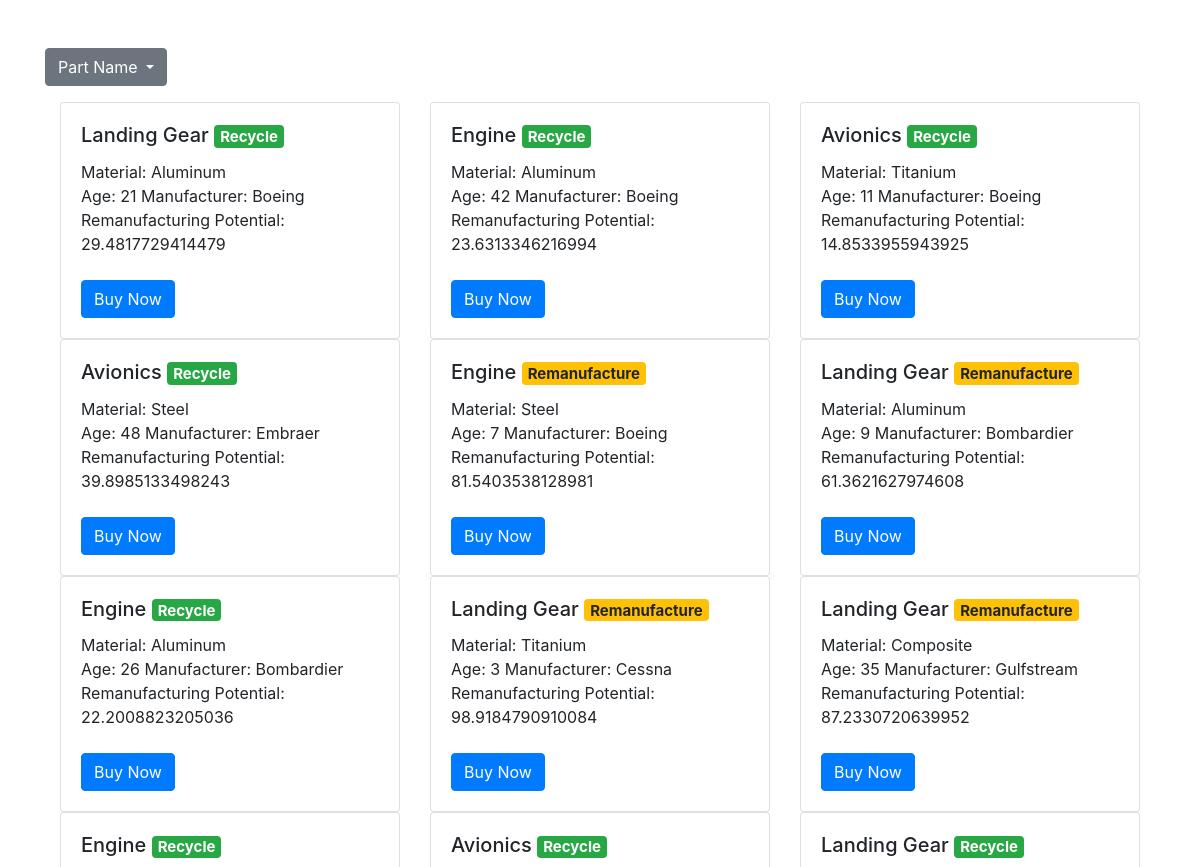
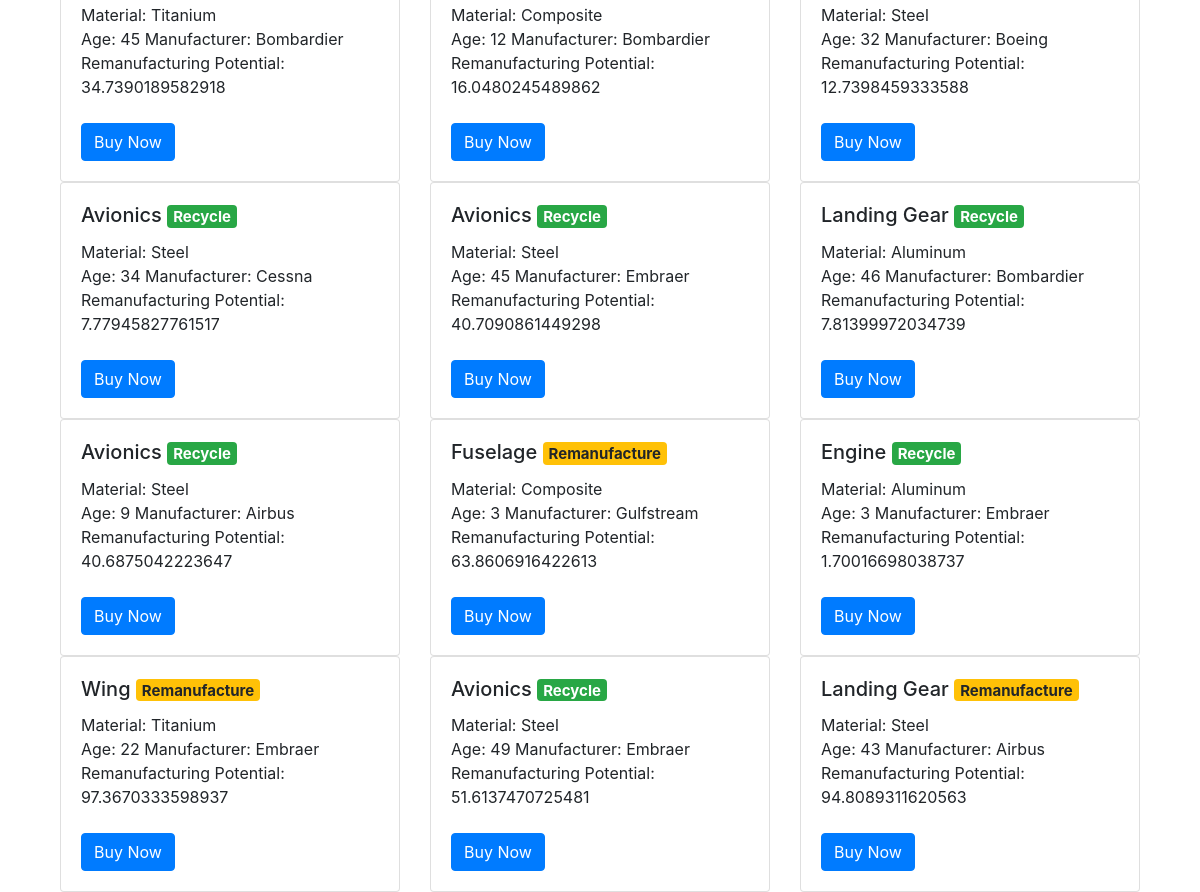
/market, run on the app's committed database (2 pictures, top to bottom).
### aerodevs/models.py (models this page shows, shortened)
class Product(models.Model):
    part_name = models.CharField(max_length=100)
    material = models.CharField(max_length=100)
    age = models.IntegerField()
    manufacturer = models.CharField(max_length=100)
    Landfill_Waste_Saved = models.IntegerField(default=0)
    Energy_Saved = models.IntegerField(default=0)
    Remanufacturing_Potential = models.FloatField(default=0.0)
    New_Parts_Carbon_Footprint = models.IntegerField(default=0)
    Recycled_Parts_Carbon_Footprint = models.IntegerField(default=0)
    Energy_Consumption_New_Parts = models.IntegerField(default=0)
    Renewable_Material_Content = models.FloatField(default=0)
    Carbon_Footprint_Saved = models.IntegerField(default=0)
    Energy_Consumption_Saved = models.IntegerField(default=0)
    Remanufacturing_Potential = models.FloatField(default=0)

### aerodevs/views.py (the view)
# urls.py: path("market", views.market, name='market'),
def market(request):
    product = Product.objects.all()#.order_by('-age')
    part_name_filter = Product.objects.values_list('part_name', flat=True).distinct()
    context = {'product': product, 'part_name_filter':part_name_filter}
    return render(request, 'aerodevs/market.html', context)

### aerodevs/templates/aerodevs/market.html (shortened to what this page needs)
{% extends 'aerodevs/home.html' %}
{% block content %}
<div class="dropdown">
  <button class="btn btn-secondary dropdown-toggle" type="button" id="dropdownMenuButton" data-toggle="dropdown" aria-haspopup="true" aria-expanded="false">
    Part Name
  </button>
</div>
<div class="container-fluid mt-3">
  <div class="row">
    {% for pro in product %}
    <div class="col-md-4">
      <div class="card">
        <div class="card-body">
          <h5 class="card-title">
            {{pro.part_name}}
            {% if pro.Remanufacturing_Potential < 60 %}
            <span class="badge badge-sm badge-success">Recycle</span>
            {% else %}
            <span class="badge badge-sm badge-warning">Remanufacture</span>
            {% endif %}
            <br/></h5>
          Material: {{pro.material}} <br/>
          Age: {{pro.age}}
          Manufacturer: {{pro.manufacturer}} <br/>
          Remanufacturing Potential: {{pro.Remanufacturing_Potential}}<br/> <br/>
          <a href="#" class="btn btn-primary">Buy Now</a>
        </div>
      </div>
    </div>
    {% endfor %}
  </div>
</div>
{% endblock %}

### aerodevs/templates/aerodevs/home.html (shortened to what this page needs)
<!doctype html>
<html lang="en">
  <head>
    <link rel="stylesheet" href="https://cdn.jsdelivr.net/npm/bootstrap@4.3.1/dist/css/bootstrap.min.css">
  </head>
  <body>
    <br/><br/>
    <div class="container">
  	{% block content %}{% endblock %}
    </div>
  </body>
</html>

### data on the page
Product: part_name "Landing Gear", shows "Recycle", material "Aluminum", age "21", manufacturer "Boeing", Remanufacturing_Potential "29.4817729414479"
Product: part_name "Engine", shows "Recycle", material "Aluminum", age "42", manufacturer "Boeing", Remanufacturing_Potential "23.6313346216994"
Product: part_name "Avionics", shows "Recycle", material "Titanium", age "11", manufacturer "Boeing", Remanufacturing_Potential "14.8533955943925"
Product: part_name "Avionics", shows "Recycle", material "Steel", age "48", manufacturer "Embraer", Remanufacturing_Potential "39.8985133498243"
Product: part_name "Engine", shows "Remanufacture", material "Steel", age "7", manufacturer "Boeing", Remanufacturing_Potential "81.5403538128981"
Product: part_name "Landing Gear", shows "Remanufacture", material "Aluminum", age "9", manufacturer "Bombardier", Remanufacturing_Potential "61.3621627974608"
Product: part_name "Engine", shows "Recycle", material "Aluminum", age "26", manufacturer "Bombardier", Remanufacturing_Potential "22.2008823205036"
Product: part_name "Landing Gear", shows "Remanufacture", material "Titanium", age "3", manufacturer "Cessna", Remanufacturing_Potential "98.9184790910084"
Product: part_name "Landing Gear", shows "Remanufacture", material "Composite", age "35", manufacturer "Gulfstream", Remanufacturing_Potential "87.2330720639952"
Product: part_name "Engine", shows "Recycle", material "Titanium", age "45", manufacturer "Bombardier", Remanufacturing_Potential "34.7390189582918"
Product: part_name "Avionics", shows "Recycle", material "Composite", age "12", manufacturer "Bombardier", Remanufacturing_Potential "16.0480245489862"
Product: part_name "Landing Gear", shows "Recycle", material "Steel", age "32", manufacturer "Boeing", Remanufacturing_Potential "12.7398459333588"
Product: part_name "Avionics", shows "Recycle", material "Steel", age "34", manufacturer "Cessna", Remanufacturing_Potential "7.77945827761517"
Product: part_name "Avionics", shows "Recycle", material "Steel", age "45", manufacturer "Embraer", Remanufacturing_Potential "40.7090861449298"
Product: part_name "Landing Gear", shows "Recycle", material "Aluminum", age "46", manufacturer "Bombardier", Remanufacturing_Potential "7.81399972034739"
Product: part_name "Avionics", shows "Recycle", material "Steel", age "9", manufacturer "Airbus", Remanufacturing_Potential "40.6875042223647"
Product: part_name "Fuselage", shows "Remanufacture", material "Composite", age "3", manufacturer "Gulfstream", Remanufacturing_Potential "63.8606916422613"
Product: part_name "Engine", shows "Recycle", material "Aluminum", age "3", manufacturer "Embraer", Remanufacturing_Potential "1.70016698038737"
Product: part_name "Wing", shows "Remanufacture", material "Titanium", age "22", manufacturer "Embraer", Remanufacturing_Potential "97.3670333598937"
Product: part_name "Avionics", shows "Recycle", material "Steel", age "49", manufacturer "Embraer", Remanufacturing_Potential "51.6137470725481"
Product: part_name "Landing Gear", shows "Remanufacture", material "Steel", age "43", manufacturer "Airbus", Remanufacturing_Potential "94.8089311620563"
